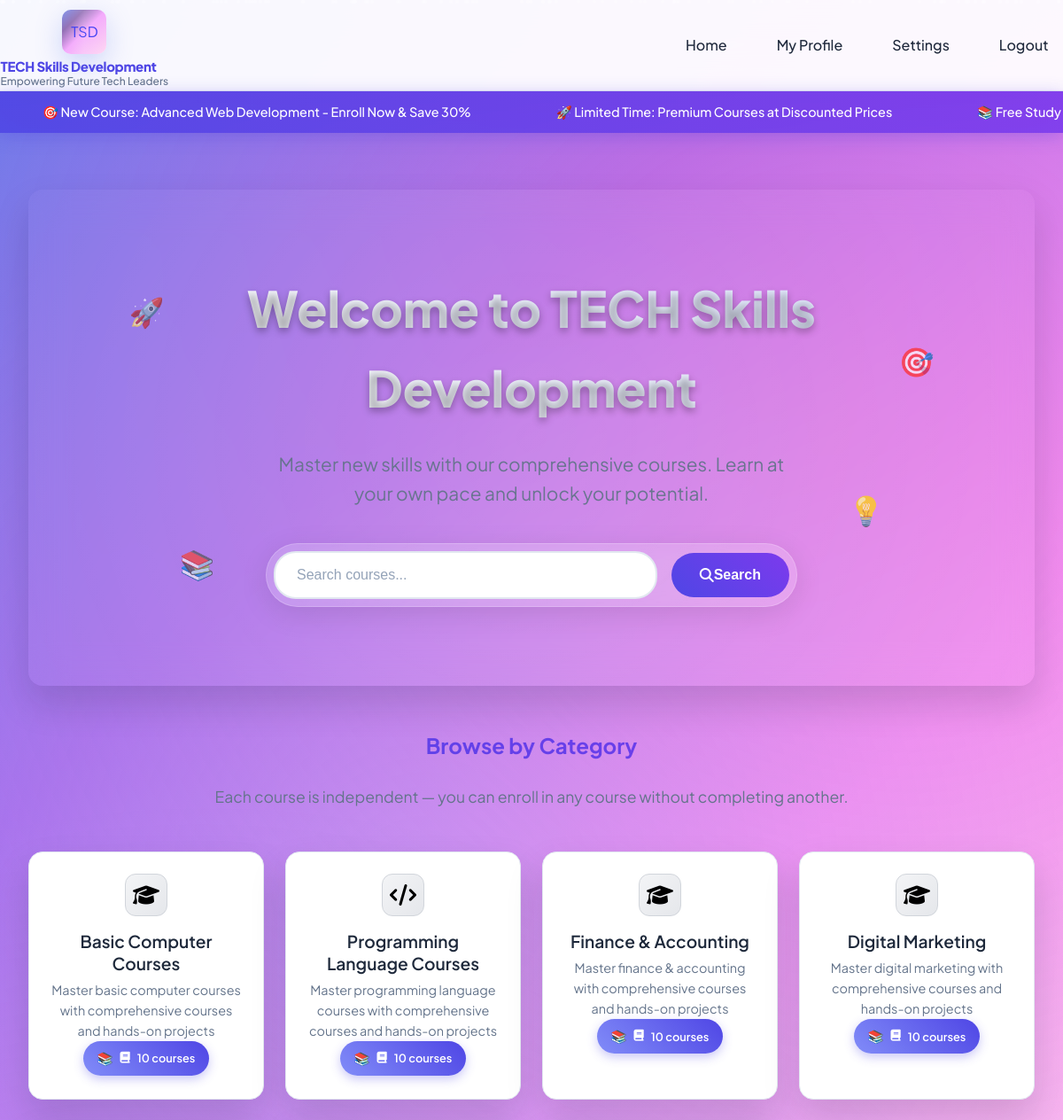
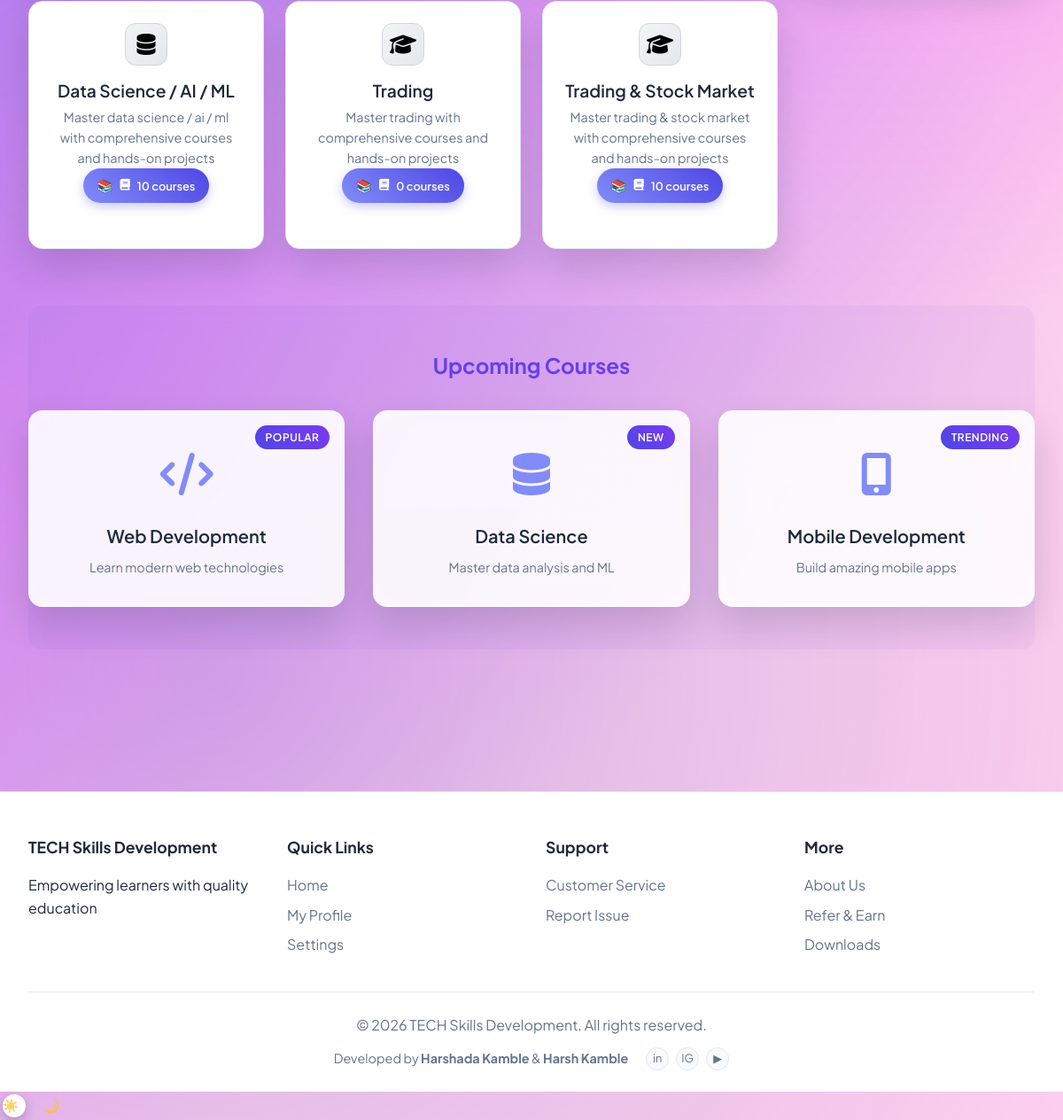
Screenshot of /home (signed in) with the database file from the repository (2 pictures, top to bottom).
### models.py (models this page shows)
class Category(db.Model):
    __tablename__ = "categories"
    id = db.Column(db.Integer, primary_key=True)
    name = db.Column(db.String(100), nullable=False)
    slug = db.Column(db.String(100), unique=True, nullable=False)
    description = db.Column(db.Text, nullable=True)
    icon = db.Column(db.String(50), nullable=True)
    courses = db.relationship("Course", backref="category", lazy="dynamic")

### app.py (the view)
@app.route("/home")
@login_required
def home():
    if current_user.role != "student":
        return redirect(url_for("admin_dashboard"))
    categories = Category.query.order_by(Category.id).all()
    search_query = request.args.get("q", "").strip()
    courses = []
    if search_query:
        courses = Course.query.filter(Course.name.ilike(f"%{search_query}%")).all()
    return render_template("student/home.html", categories=categories, courses=courses, search_query=search_query)

### app.py (called while the page is built)
@login_manager.user_loader
def load_user(user_id):
    if user_id is None:
        return None
    try:
        return User.query.get(int(user_id))
    except (ValueError, TypeError):
        return None

### templates/student/home.html (shortened to what this page needs)
{% extends "base.html" %}
{% block content %}
<div class="hero-section">
    <div class="hero-content">
        <h1 class="hero-title">Welcome to TECH Skills Development</h1>
        <p class="hero-subtitle">Master new skills with our comprehensive courses. Learn at your own pace and unlock your potential.</p>
        <div class="search-bar-container">
            <form method="get" action="{{ url_for('home') }}" class="search-form">
                <input type="text" name="q" value="{{ search_query }}" placeholder="Search courses..." class="search-input" autocomplete="off">
                <button type="submit" class="search-btn"><i class="fas fa-search"></i> Search</button>
            </form>
        </div>
    </div>
    <div class="floating-elements">
        <div class="float-element float-1">🚀</div>
        <div class="float-element float-2">💡</div>
        <div class="float-element float-3">🎯</div>
        <div class="float-element float-4">📚</div>
    </div>
</div>
{% if not search_query %}
<div class="categories-section">
    <h2 class="section-title">Browse by Category</h2>
    <p class="section-description">Each course is independent — you can enroll in any course without completing another.</p>
    <div class="categories-grid">
        {% for cat in categories %}
        <a href="{{ url_for('courses_list', category_slug=cat.slug) }}" class="category-card">
            <div class="icon">
                {% if 'web' in cat.name.lower() or 'development' in cat.name.lower() %}
                    <i class="fas fa-laptop-code"></i>
                {% elif 'data' in cat.name.lower() or 'database' in cat.name.lower() or 'science' in cat.name.lower() %}
                    <i class="fas fa-database"></i>
                {% elif 'mobile' in cat.name.lower() or 'app' in cat.name.lower() %}
                    <i class="fas fa-mobile-alt"></i>
                {% elif 'design' in cat.name.lower() or 'creative' in cat.name.lower() or 'art' in cat.name.lower() %}
                    <i class="fas fa-palette"></i>
                {% elif 'security' in cat.name.lower() or 'cyber' in cat.name.lower() %}
                    <i class="fas fa-shield-alt"></i>
                {% elif 'cloud' in cat.name.lower() or 'aws' in cat.name.lower() or 'azure' in cat.name.lower() %}
                    <i class="fas fa-cloud"></i>
                {% elif 'ai' in cat.name.lower() or 'machine' in cat.name.lower() or 'intelligence' in cat.name.lower() %}
                    <i class="fas fa-brain"></i>
                {% elif 'programming' in cat.name.lower() or 'coding' in cat.name.lower() or 'software' in cat.name.lower() %}
                    <i class="fas fa-code"></i>
                {% elif 'network' in cat.name.lower() or 'infrastructure' in cat.name.lower() %}
                    <i class="fas fa-network-wired"></i>
                {% elif 'business' in cat.name.lower() or 'management' in cat.name.lower() %}
                    <i class="fas fa-briefcase"></i>
                {% else %}
                    <i class="fas fa-graduation-cap"></i>
                {% endif %}
            </div>
            <h3>{{ cat.name }}</h3>
            <p>Master {{ cat.name.lower() }} with comprehensive courses and hands-on projects</p>
            <div class="category-stats">
                <span class="course-count"><i class="fas fa-book"></i> {{ cat.courses.count() }} courses</span>
            </div>
        </a>
        {% endfor %}
    </div>
</div>
<div class="featured-section">
    <h2 class="section-title">Upcoming Courses</h2>
    <div class="featured-courses">
        <div class="featured-card">
            <div class="featured-badge">Popular</div>
            <div class="featured-icon">
                <i class="fas fa-code"></i>
            </div>
            <h3>Web Development</h3>
            <p>Learn modern web technologies</p>
        </div>
        <div class="featured-card">
            <div class="featured-badge">New</div>
            <div class="featured-icon">
                <i class="fas fa-database"></i>
            </div>
            <h3>Data Science</h3>
            <p>Master data analysis and ML</p>
        </div>
        <div class="featured-card">
            <div class="featured-badge">Trending</div>
            <div class="featured-icon">
                <i class="fas fa-mobile-alt"></i>
            </div>
            <h3>Mobile Development</h3>
            <p>Build amazing mobile apps</p>
        </div>
    </div>
</div>
{% endif %}
{% endblock %}

### rows the page displays
Category: name "Basic Computer Courses", name "basic computer courses", courses.count "10"
Category: name "Programming Language Courses", name "programming language courses", courses.count "10"
Category: name "Finance & Accounting", name "finance & accounting", courses.count "10"
Category: name "Digital Marketing", name "digital marketing", courses.count "10"
Category: name "Data Science / AI / ML", name "data science / ai / ml", courses.count "10"
Category: name "Trading", name "trading", courses.count "0"
Category: name "Trading & Stock Market", name "trading & stock market", courses.count "10"
